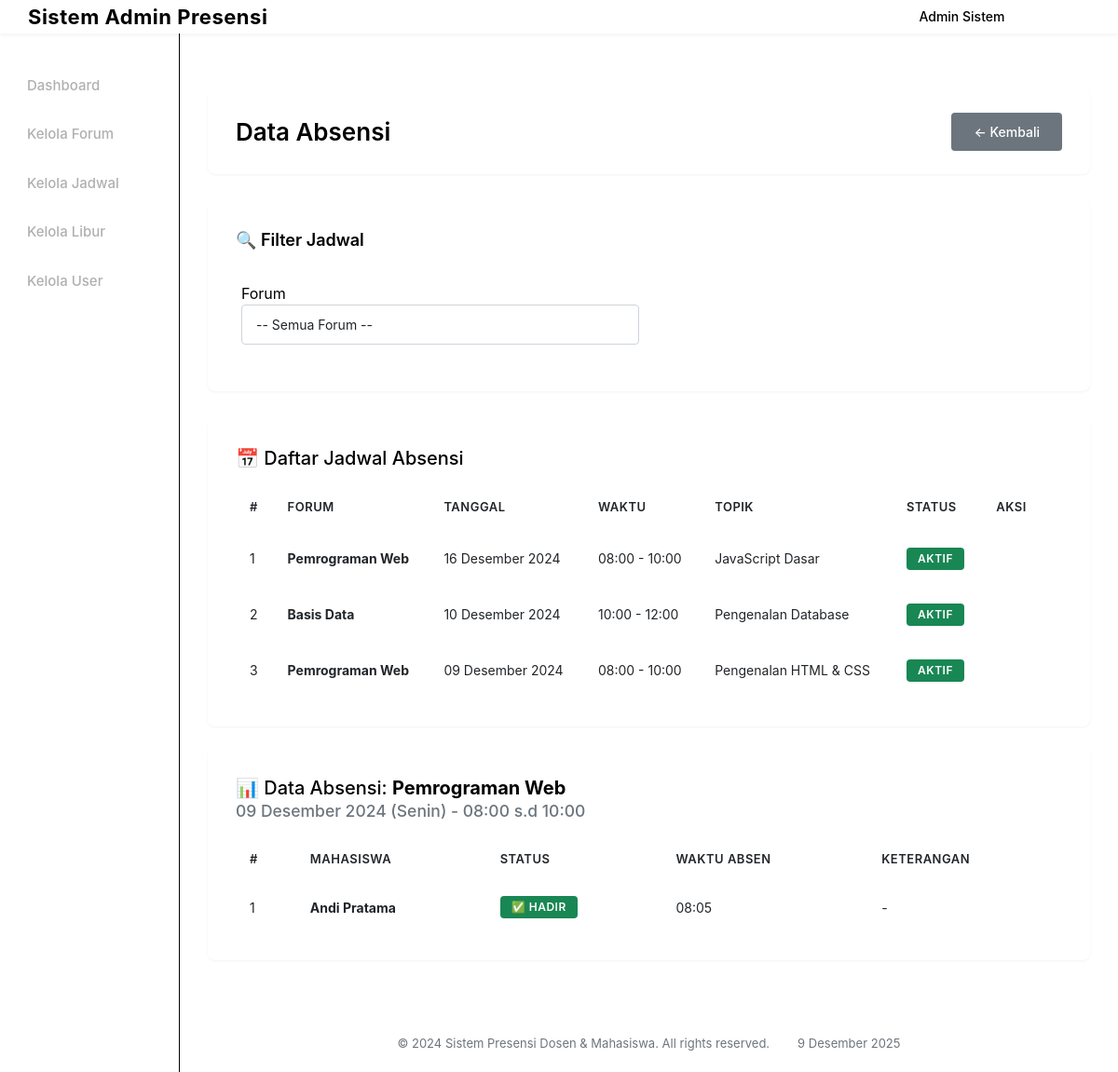
The page /admin/data_absensi.php?jadwal_id=1 (signed in) on the database its author committed.
### tables this page shows
CREATE TABLE jadwal_absensi (
    id INT AUTO_INCREMENT PRIMARY KEY,
    forum_id INT NOT NULL,
    tanggal DATE NOT NULL,
    waktu_mulai TIME NOT NULL,
    waktu_selesai TIME NOT NULL,
    topik VARCHAR(200),
    status ENUM('aktif', 'selesai') DEFAULT 'aktif',
    created_by INT,
    created_at TIMESTAMP DEFAULT CURRENT_TIMESTAMP,
    FOREIGN KEY (forum_id) REFERENCES forums(id) ON DELETE CASCADE,
    FOREIGN KEY (created_by) REFERENCES users(id) ON DELETE CASCADE
);

CREATE TABLE forums (
    id INT AUTO_INCREMENT PRIMARY KEY,
    kode_forum VARCHAR(20) NOT NULL UNIQUE,
    judul VARCHAR(100) NOT NULL,
    deskripsi TEXT,
    dosen_id INT,
    created_by INT,
    created_at TIMESTAMP DEFAULT CURRENT_TIMESTAMP,
    FOREIGN KEY (dosen_id) REFERENCES users(id) ON DELETE CASCADE,
    FOREIGN KEY (created_by) REFERENCES users(id) ON DELETE CASCADE
);

CREATE TABLE attendance (
    id INT AUTO_INCREMENT PRIMARY KEY,
    jadwal_id INT NOT NULL,
    mahasiswa_id INT NOT NULL,
    status ENUM('hadir', 'izin', 'sakit', 'alpha') DEFAULT 'alpha',
    waktu_absen DATETIME,
    keterangan TEXT,
    created_at TIMESTAMP DEFAULT CURRENT_TIMESTAMP,
    FOREIGN KEY (jadwal_id) REFERENCES jadwal_absensi(id) ON DELETE CASCADE,
    FOREIGN KEY (mahasiswa_id) REFERENCES users(id) ON DELETE CASCADE
);

CREATE TABLE users (
    id INT AUTO_INCREMENT PRIMARY KEY,
    username VARCHAR(50) NOT NULL UNIQUE,
    password VARCHAR(255) NOT NULL,
    nama_lengkap VARCHAR(100) NOT NULL,
    email VARCHAR(100),
    nim_nip VARCHAR(20),
    role ENUM('admin', 'dosen', 'mahasiswa') NOT NULL,
    created_at TIMESTAMP DEFAULT CURRENT_TIMESTAMP
);

### includes/functions.php (called while the page is built, shortened)
<?php
function formatTanggalIndo($date) {
    $bulan = array(
        1 => 'Januari', 'Februari', 'Maret', 'April', 'Mei', 'Juni',
        'Juli', 'Agustus', 'September', 'Oktober', 'November', 'Desember'
    );
    $split = explode('-', $date);
    return $split[2] . ' ' . $bulan[(int)$split[1]] . ' ' . $split[0];
}
function formatWaktu($time) {
    return date('H:i', strtotime($time));
}
function getNamaHari($date) {
    $hari = array(
        'Sunday' => 'Minggu',
        'Monday' => 'Senin',
        'Tuesday' => 'Selasa',
        'Wednesday' => 'Rabu',
        'Thursday' => 'Kamis',
        'Friday' => 'Jumat',
        'Saturday' => 'Sabtu'
    );
    return $hari[date('l', strtotime($date))];
}
?>

### admin/data_absensi.php (the view, shortened to what this page needs)
<?php
require_once __DIR__ . '/../config.php';
require_once __DIR__ . '/../includes/functions.php';
$jadwal_id = $_GET['jadwal_id'] ?? '';
$forum_id = $_GET['forum_id'] ?? '';
$jadwal_query = "SELECT j.*, f.judul AS nama_forum FROM jadwal_absensi j LEFT JOIN forums f ON j.forum_id = f.id WHERE 1=1";
$jadwal_query .= " ORDER BY j.tanggal DESC";
$jadwals = $conn->query($jadwal_query);
$absensi_data = null;
if ($jadwal_id) {
		$stmt = $conn->prepare(
				"SELECT a.*, u.nama_lengkap, j.tanggal, j.waktu_mulai, j.waktu_selesai, f.judul as nama_forum
				FROM attendance a
				LEFT JOIN users u ON a.mahasiswa_id = u.id
				LEFT JOIN jadwal_absensi j ON a.jadwal_id = j.id
				LEFT JOIN forums f ON j.forum_id = f.id
				WHERE a.jadwal_id = ?
				ORDER BY u.nama_lengkap"
		);
		$stmt->bind_param("i", $jadwal_id);
		$stmt->execute();
		$absensi_data = $stmt->get_result();
		$stmt2 = $conn->prepare("SELECT j.*, f.judul FROM jadwal_absensi j LEFT JOIN forums f ON j.forum_id = f.id WHERE j.id = ?");
		$stmt2->bind_param("i", $jadwal_id);
		$stmt2->execute();
		$jadwal_info = $stmt2->get_result()->fetch_assoc();
}
include __DIR__ . '/../includes/header.php';
?>
<div class="page-wrapper">
	<div class="container">
    <div class="page-header">
      <h3>Data Absensi</h3>
      <a href="dashboard.php" class="btn-back">← Kembali</a>
    </div>		<div class="form-card">
			<h5>🔍 Filter Jadwal</h5>
			<form method="get" class="row g-2">
				<div class="col-md-6">
					<label>Forum</label>
					<select name="forum_id" class="form-control" onchange="this.form.submit()">
						<option value="">-- Semua Forum --</option>
					</select>
				</div>
			</form>
		</div>
		<div class="table-card">
			<h5 class="mb-3">📅 Daftar Jadwal Absensi</h5>
			<table class="table">
				<thead>
					<tr>
						<th>#</th>
						<th>Forum</th>
						<th>Tanggal</th>
						<th>Waktu</th>
						<th>Topik</th>
						<th>Status</th>
						<th>Aksi</th>
					</tr>
				</thead>
				<tbody>
					<?php $i=1; while($j = $jadwals->fetch_assoc()): ?>
					<tr>
						<td><?=$i++?></td>
						<td><strong><?=htmlspecialchars($j['nama_forum'])?></strong></td>
						<td><?=htmlspecialchars(formatTanggalIndo($j['tanggal']))?></td>
						<td><?=htmlspecialchars(formatWaktu($j['waktu_mulai']))?> - <?=htmlspecialchars(formatWaktu($j['waktu_selesai']))?></td>
						<td><?=htmlspecialchars($j['topik'] ?? '-')?></td>
						<td>
							<?php if($j['status'] == 'aktif'): ?>
								<span class="badge bg-success">Aktif</span>
							<?php else: ?>
								<span class="badge bg-secondary">Selesai</span>
							<?php endif; ?>
						</td>
						<td>
							<a href="data_absensi.php?jadwal_id=<?=$j['id']?>&forum_id=<?=$forum_id?>" class="btn btn-primary btn-sm">Lihat</a>
						</td>
					</tr>
					<?php endwhile; ?>
				</tbody>
			</table>
		</div>
		<?php if($jadwal_id && $absensi_data): ?>
		<div class="table-card mt-4">
			<h5 class="mb-3">
				📊 Data Absensi: <strong><?=htmlspecialchars($jadwal_info['judul'] ?? $jadwal_info['nama_forum'] ?? '')?></strong>
				<br>
				<small class="text-muted"><?=htmlspecialchars(formatTanggalIndo($jadwal_info['tanggal']))?>
					(<?=htmlspecialchars(getNamaHari($jadwal_info['tanggal']))?>)
					- <?=htmlspecialchars(formatWaktu($jadwal_info['waktu_mulai']))?> s.d <?=htmlspecialchars(formatWaktu($jadwal_info['waktu_selesai']))?></small>
			</h5>
			<table class="table">
				<thead>
					<tr>
						<th>#</th>
						<th>Mahasiswa</th>
						<th>Status</th>
						<th>Waktu Absen</th>
						<th>Keterangan</th>
					</tr>
				</thead>
				<tbody>
					<?php $i=1; while($a = $absensi_data->fetch_assoc()): ?>
					<tr>
						<td><?=$i++?></td>
						<td><strong><?=htmlspecialchars($a['nama_lengkap'])?></strong></td>
						<td>
							<?php if($a['status'] == 'hadir'): ?>
								<span class="badge bg-success">✅ Hadir</span>
							<?php elseif($a['status'] == 'izin'): ?>
								<span class="badge bg-warning text-dark">📄 Izin</span>
							<?php elseif($a['status'] == 'sakit'): ?>
								<span class="badge bg-danger">🏥 Sakit</span>
							<?php else: ?>
								<span class="badge bg-dark">❌ Alpha</span>
							<?php endif; ?>
						</td>
						<td><?=htmlspecialchars($a['waktu_absen'] ? date('H:i', strtotime($a['waktu_absen'])) : '-')?></td>
						<td><?=htmlspecialchars($a['keterangan'] ?? '-')?></td>
					</tr>
					<?php endwhile; ?>
				</tbody>
			</table>
		</div>
		<?php endif; ?>
	</div>
</div>
<?php include __DIR__ . '/../includes/footer.php'; ?>

### assets/css/style.css (style rules this page uses)
* { margin: 0; padding: 0; box-sizing: border-box; }
html, body { height: 100%; }
body { font-family: -apple-system, BlinkMacSystemFont, 'Segoe UI', Roboto, 'Helvetica Neue', Arial, sans-serif; background-color: var(--light-color); color: var(--dark-color); }
body.layout-with-sidebar { display: grid; grid-template-areas: "header header" "sidebar main" "sidebar footer"; grid-template-columns: var(--sidebar-width) 1fr; grid-template-rows: var(--header-height) 1fr auto; min-height: 100vh; }
.container, .container-fluid { max-width: 1200px; margin: 0 auto; padding: 0; }
.page-wrapper { background: var(--light-color); padding: 30px 0; min-height: calc(100vh - 200px); }
.page-header { background: #ffffff; padding: 25px 30px; border-radius: 8px; margin-bottom: 30px; border: 1px solid var(--border-color); display: flex; justify-content: space-between; align-items: center; box-shadow: 0 1px 3px rgba(0,0,0,0.05); }
.page-header h3 { margin: 0; font-size: 26px; font-weight: 600; color: var(--dark-color); }
.btn-back { background: #6c757d; color: #ffffff; padding: 10px 24px; border-radius: 4px; text-decoration: none; font-weight: 500; font-size: 14px; transition: all 0.3s ease; display: inline-block; }
.form-card { background: #ffffff; padding: 30px; border-radius: 8px; border: 1px solid var(--border-color); margin-bottom: 30px; box-shadow: 0 1px 3px rgba(0,0,0,0.05); }
.form-card h5 { font-size: 18px; font-weight: 600; color: var(--dark-color); margin: 0 0 20px 0; padding-bottom: 15px; border-bottom: 1px solid var(--border-color); }
.form-control, .form-select { border: 1px solid #ced4da; border-radius: 4px; padding: 10px 15px; font-size: 14px; transition: all 0.3s ease; background-color: #ffffff; }
.row.g-2 > * { padding: 0 10px; margin-bottom: 20px; }
.col-md-6 { flex: 0 0 50%; max-width: 50%; }
.btn { border-radius: 4px; font-weight: 500; font-size: 14px; transition: all 0.3s ease; border: none; cursor: pointer; text-decoration: none; display: inline-block; text-align: center; }
.btn-primary { background: var(--primary-color); color: #ffffff; padding: 10px 20px; }
.btn-sm { padding: 6px 12px; font-size: 12px; }
.table-card { background: #ffffff; padding: 30px; border-radius: 8px; border: 1px solid var(--border-color); overflow-x: auto; box-shadow: 0 1px 3px rgba(0,0,0,0.05); }
.table { width: 100%; border-collapse: collapse; margin: 0; font-size: 14px; }
.table thead { background: var(--light-color); }
.table thead th { color: var(--primary-color); font-weight: 600; font-size: 13px; text-transform: uppercase; letter-spacing: 0.5px; padding: 15px; border-bottom: 2px solid var(--border-color); text-align: left; }
.table tbody td { padding: 15px; vertical-align: middle; border-bottom: 1px solid var(--border-color); color: var(--dark-color); }
.table tbody tr:last-child td { border-bottom: none; }
.mb-3 { margin-bottom: 20px; }
.mt-4 { margin-top: 30px; }
.text-muted { color: #6c757d; }
.badge { display: inline-block; padding: 6px 12px; border-radius: 4px; font-size: 12px; font-weight: 600; text-transform: uppercase; letter-spacing: 0.5px; }
.bg-success { background-color: var(--success-color); color: #ffffff; }

### rows shown on the page
jadwal_absensi: forum.judul "Pemrograman Web", tanggal "16 Desember 2024", waktu_mulai "08:00", waktu_selesai "10:00", topik "JavaScript Dasar", status "AKTIF"
jadwal_absensi: forum.judul "Basis Data", tanggal "10 Desember 2024", waktu_mulai "10:00", waktu_selesai "12:00", topik "Pengenalan Database", status "AKTIF"
jadwal_absensi: forum.judul "Pemrograman Web", tanggal "09 Desember 2024", waktu_mulai "08:00", waktu_selesai "10:00", topik "Pengenalan HTML & CSS", status "AKTIF", tanggal "Senin"
attendance: mahasiswa.nama_lengkap "Andi Pratama", status "✅ HADIR", waktu_absen "08:05", keterangan "-"

### other values the page prints
$_SESSION['nama'] "Admin Sistem"
